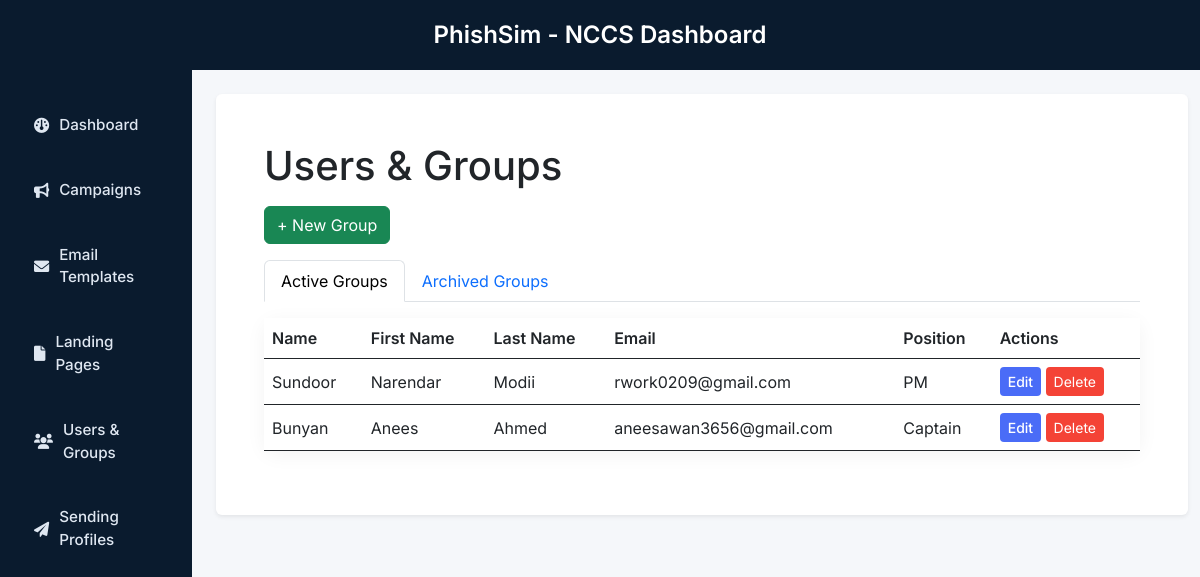
/groups/ (signed in), run on the app's committed database.
### core/models.py (models this page shows, shortened)
class Group(models.Model):
    user = models.ForeignKey(User, on_delete=models.CASCADE)
    name = models.CharField(max_length=100)
    first_name = models.CharField(max_length=100, default="Unknown")
    last_name = models.CharField(max_length=100, default="Unknown")
    email = models.EmailField(unique=True, default="default@example.com")
    position = models.CharField(max_length=100, default="N/A")
    number_of_members = models.PositiveIntegerField(default=0)
    modified_date = models.DateTimeField(default=timezone.now)
    csv_file = models.FileField(upload_to='csv_uploads/', blank=True, null=True)

### core/views.py (the view)
# urls.py: path('groups/', views.group_list, name='group_list'),
def group_list(request):
    groups = Group.objects.filter(user=request.user)
    form = GroupForm()
    return render(request, 'core/group_list.html', {'groups': groups, 'form': form})

### core/templates/core/group_list.html (shortened to what this page needs)
{% extends "core/base.html" %}
{% block content %}
<div class="container-fluid p-4">
  <h1 class="mb-3">Users & Groups</h1>
  <button class="btn btn-success mb-3" data-bs-toggle="modal" data-bs-target="#groupModal">
    + New Group
  </button>
  <ul class="nav nav-tabs">
    <li class="nav-item">
      <a class="nav-link active" href="#active" data-toggle="tab">Active Groups</a>
    </li>
    <li class="nav-item">
      <a class="nav-link" href="#archived" data-toggle="tab">Archived Groups</a>
    </li>
  </ul>
  <table class="table mt-3">
    <thead>
      <tr>
        <th>Name</th>
        <th>First Name</th>
        <th>Last Name</th>
        <th>Email</th>
        <th>Position</th>
        <th>Actions</th>
      </tr>
    </thead>
    <tbody>
      {% for group in groups %}
      <tr>
        <td>{{ group.name }}</td>
        <td>{{ group.first_name }}</td>
        <td>{{ group.last_name }}</td>
        <td>{{ group.email }}</td>
        <td>{{ group.position }}</td>
        <td>
          <button
            class="btn btn-primary btn-sm edit-group"
            data-id="{{ group.pk }}"
            data-name="{{ group.name }}"
            data-first_name="{{ group.first_name }}"
            data-last_name="{{ group.last_name }}"
            data-email="{{ group.email }}"
            data-position="{{ group.position }}"
          >
            Edit
          </button>
          <button
            class="btn btn-danger btn-sm delete-group-btn"
            data-id="{{ group.pk }}"
            data-name="{{ group.name }}"
            data-delete-url="{% url 'delete_group' group.pk %}"
            data-bs-toggle="modal"
            data-bs-target="#deleteGroupModal"
          >
            Delete
          </button>
        </td>
      </tr>
      {% endfor %}
    </tbody>
  </table>
</div>
{% endblock %}

### core/templates/core/base.html (shortened to what this page needs)
{% load static %}
<!DOCTYPE html>
<html lang="en">
<head>
    <link href="https://cdn.jsdelivr.net/npm/bootstrap@5.3.0/dist/css/bootstrap.min.css" rel="stylesheet">
    <link rel="stylesheet" href="https://cdnjs.cloudflare.com/ajax/libs/font-awesome/6.0.0/css/all.min.css">
    <link rel="stylesheet" href="https://cdnjs.cloudflare.com/ajax/libs/codemirror/5.65.5/codemirror.min.css">
    <link rel="stylesheet" href="https://cdnjs.cloudflare.com/ajax/libs/codemirror/5.65.5/theme/material.min.css">
    <link rel="stylesheet" href="{% static 'core/style.css' %}?v=3">
</head>
<body>
    <div class="row topbar text-white">
        <div class="col text-center">
            <h1 class="topbar-title">PhishSim - NCCS Dashboard</h1>
        </div>
    </div>
    <div class="row">
        <nav class="col-md-3 col-lg-2 d-md-block sidebar vh-100">
            <div class="position-sticky p-3">
                <ul class="nav flex-column">
                    <li class="nav-item mb-2"><a class="nav-link" href="{% url 'index' %}"><i class="fas fa-gauge"></i> Dashboard</a></li>
                    <li class="nav-item mb-2"><a class="nav-link" href="{% url 'campaign_list' %}"><i class="fas fa-bullhorn"></i> Campaigns</a></li>
                    <li class="nav-item mb-2"><a class="nav-link" href="{% url 'email_template_list' %}"><i class="fas fa-envelope"></i> Email Templates</a></li>
                    <li class="nav-item mb-2"><a class="nav-link" href="{% url 'landing_page_list' %}"><i class="fas fa-file"></i> Landing Pages</a></li>
                    <li class="nav-item mb-2"><a class="nav-link" href="{% url 'group_list' %}"><i class="fas fa-users"></i> Users & Groups</a></li>
                    <li class="nav-item mb-2"><a class="nav-link" href="{% url 'sending_profile_list' %}"><i class="fas fa-paper-plane"></i> Sending Profiles</a></li>
                </ul>
            </div>
        </nav>
        <main class="col-md-9 col-lg-10 py-4">
            <div class="container-fluid">
                <div class="bg-white p-4 rounded shadow-sm">
                    {% block content %}{% endblock %}
                </div>
            </div>
        </main>
    </div>
</body>
</html>

### static/core/style.css (style rules this page uses)
body { font-family: 'Inter', sans-serif; background-color: #f4f6f8; margin: 0; }
.sidebar { background-color: #0a1b2e; height: 100vh; padding-top: 1rem; color: white; }
.sidebar .nav-link { color: #dfe7f1; font-weight: 500; padding: 12px 18px; border-radius: 6px; transition: background 0.2s; display: flex; align-items: center; gap: 10px; font-size: 0.95rem; }
.sidebar .nav-item + .nav-item { margin-top: 10px; }
.topbar { background-color: #0a1b2e; min-height: 70px; display: flex; align-items: center; justify-content: center; box-shadow: 0 2px 4px rgba(0, 0, 0, 0.1); color: white; }
.topbar-title { font-size: 1.5rem; font-weight: 600; margin: 0; }
main { background-color: #f5f7fa; padding: 30px 20px; min-height: 100vh; }
.bg-white { border-radius: 14px; box-shadow: 0 4px 16px rgba(0,0,0,0.05); }
.card, .table, .modal-content { border-radius: 12px; box-shadow: 0 4px 20px rgba(0, 0, 0, 0.05); border: none; }
.table th { font-weight: 600; }
.table td, .table th { vertical-align: middle; }
.btn-primary { background-color: #4a6cf7; border: none; font-weight: 500; }
.btn-danger { background-color: #f44336; border: none; }

### data on the page
Group: name "Sundoor", first_name "Narendar", last_name "Modii", email "rwork0209@gmail.com", position "PM"
Group: name "Bunyan", first_name "Anees", last_name "Ahmed", email "aneesawan3656@gmail.com", position "Captain"
